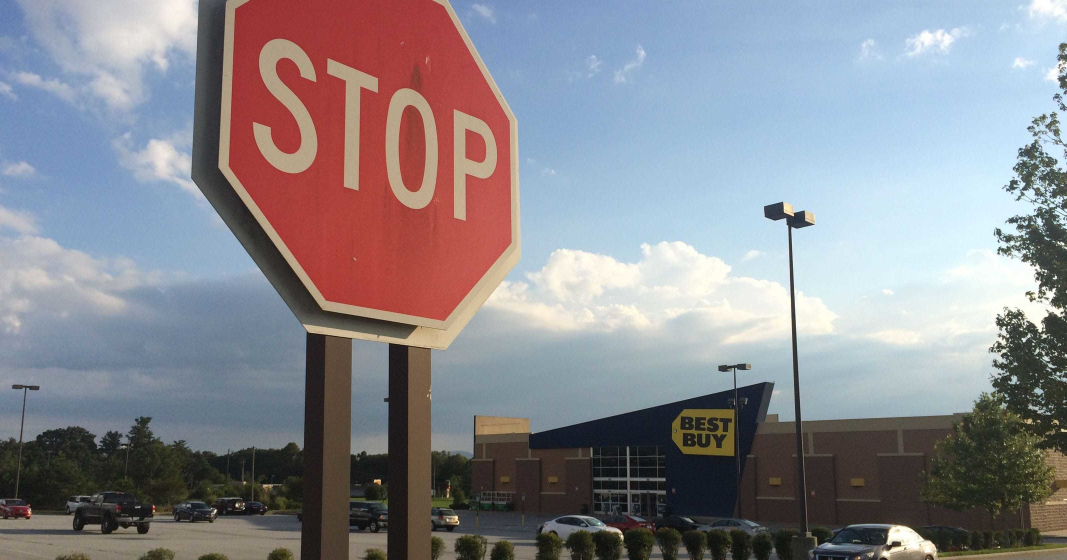
#> input picture test_images/stop_sign.png, 3200 x 1680 px (shown at 1/3 size)
$ jupyter execute --allow-errors PerspectiveTransform.ipynb   (shell and % lines are left out)
#> lines starting #> are read from the running program, lines starting #| are printed output that depends on the picture
[cell 1]
import cv2
import matplotlib
import matplotlib.figure as figure
import matplotlib.image as mpimg
import matplotlib.pyplot as plt
import numpy as np

## Helper functions

[cell 2]
# From https://www.pyimagesearch.com/2014/08/25/4-point-opencv-getperspective-transform-example/
# def order_points(pts):
#     # initialzie a list of coordinates that will be ordered
#     # such that the first entry in the list is the top-left,
#     # the second entry is the top-right, the third is the
#     # bottom-right, and the fourth is the bottom-left
#     rect = np.zeros((4, 2), dtype = "float32")

#     # the top-left point will have the smallest sum, whereas
#     # the bottom-right point will have the largest sum
#     s = pts.sum(axis = 1)
#     rect[0] = pts[np.argmin(s)]
#     rect[2] = pts[np.argmax(s)]

#     # now, compute the difference between the points, the
#     # top-right point will have the smallest difference,
#     # whereas the bottom-left will have the largest difference
#     diff = np.diff(pts, axis = 1)
#     rect[1] = pts[np.argmin(diff)]
#     rect[3] = pts[np.argmax(diff)]

#     # return the ordered coordinates
#     return rect

[cell 3]
# [44 lines left out: function four_point_transform, not called in this run]

[cell 4]
# [9 lines left out: function warp, not called in this run]

## Road Image

#> (a cell that did not finish here is left out)

## Road Image source points

#> (a cell that did not finish here is left out)

[cell 7]
# dest_pts = np.array(
#     [[0, 0],
#     [1276, 0],
#     [1276, 720],
#     [0, 720]],
#     dtype = "float32"
# )

dest_pts = np.array(
    [[0, 0],
    [1280, 0],
    [1250, 720],
    [40, 720]],
    dtype = "float32"
)
#> dest_pts = [[0, 0], [1280, 0], [1250, 720], [40, 720]]

#> (the rest of this cell did not finish here and is left out)

#> (a cell that did not finish here is left out)

#> (a cell that did not finish here is left out)

#> (a cell that did not finish here is left out)

## Stop Sign

[cell 11]
img = mpimg.imread("test_images/stop_sign.png")
#> img is the input picture: shape (1680, 3200, 3) float32; mean R, G, B 0.544, 0.536, 0.561

[cell 12]
plt.imshow(img)
plt.plot(1537, 364, ".") # top right
plt.plot(1548, 730, ".") # bottom right
plt.plot(671, 493, ".") # bottom left
plt.plot(690, 23, ".")  # top left
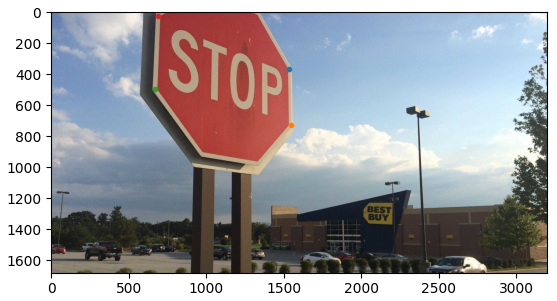
#> figure drawn by matplotlib, 1 panel

[cell 13]
def warp(img):

    img_size = (img.shape[1], img.shape[0])
#> img_size = (3200, 1680)

    src = np.float32(
        [
            [1537, 364],
            [1548, 730],
            [671, 493],
            [690, 23],
        ]
    )

#     dst = np.float32(
#        [
#            [1676, 21],
#            [1676, 508],
#            [685, 501],
#            [685, 19],
#        ]
#     )
    dst = np.float32(
        [
            [3080, 184],
            [3080, 1552],
            [232, 1550],
            [232, 180],
        ]
    )

    M = cv2.getPerspectiveTransform(src, dst)

    warped = cv2.warpPerspective(img, M, img_size, flags=cv2.INTER_LINEAR)
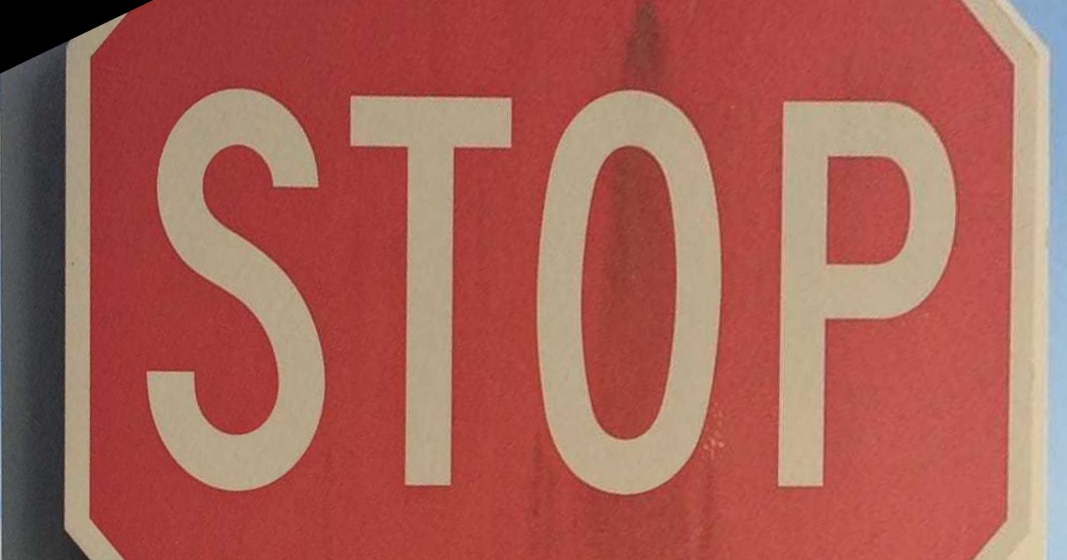
#> warped: shape (1680, 3200, 3) float32 (shown at 1/3 size); mean R, G, B 0.672, 0.382, 0.344

    return warped

$ run again, with test_images/test7.jpg saved as test_images/stop_sign.png
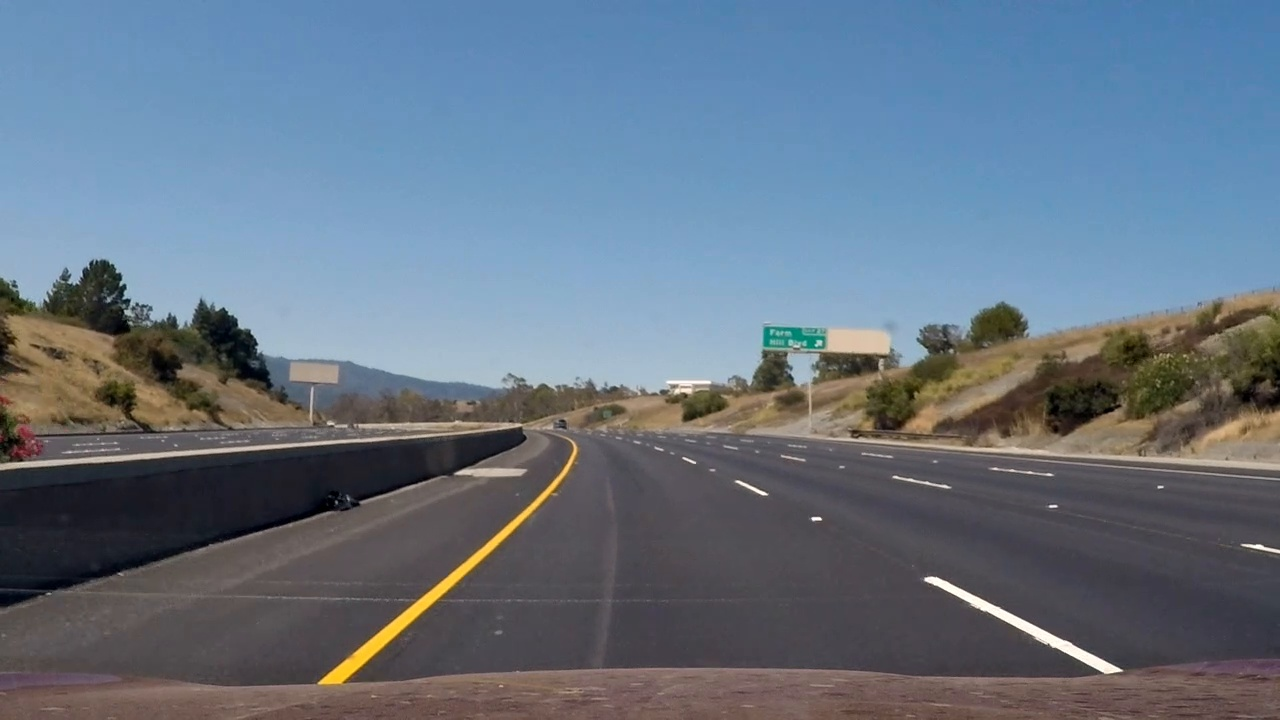
#> input picture test_images/test7.jpg, 1280 x 720 px
#> dest_pts = [[0, 0], [1280, 0], [1250, 720], [40, 720]]
#> img is the input picture: shape (720, 1280, 3) float32; mean R, G, B 0.399, 0.455, 0.515
#> `[cell 12] plt.imshow(img) plt.plot(1537, 364, ".") # top right plt.plo..`:
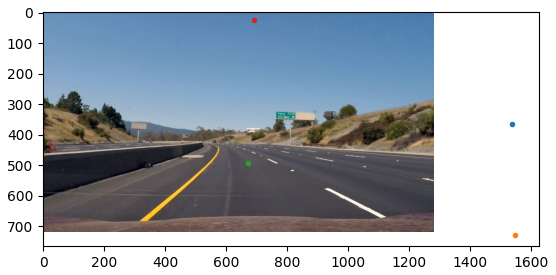
#> figure drawn by matplotlib, 1 panel
#> in warp, `warped = cv2.warpPerspective(img, M, img_size, flags=cv2.INTER_LINEAR)`:
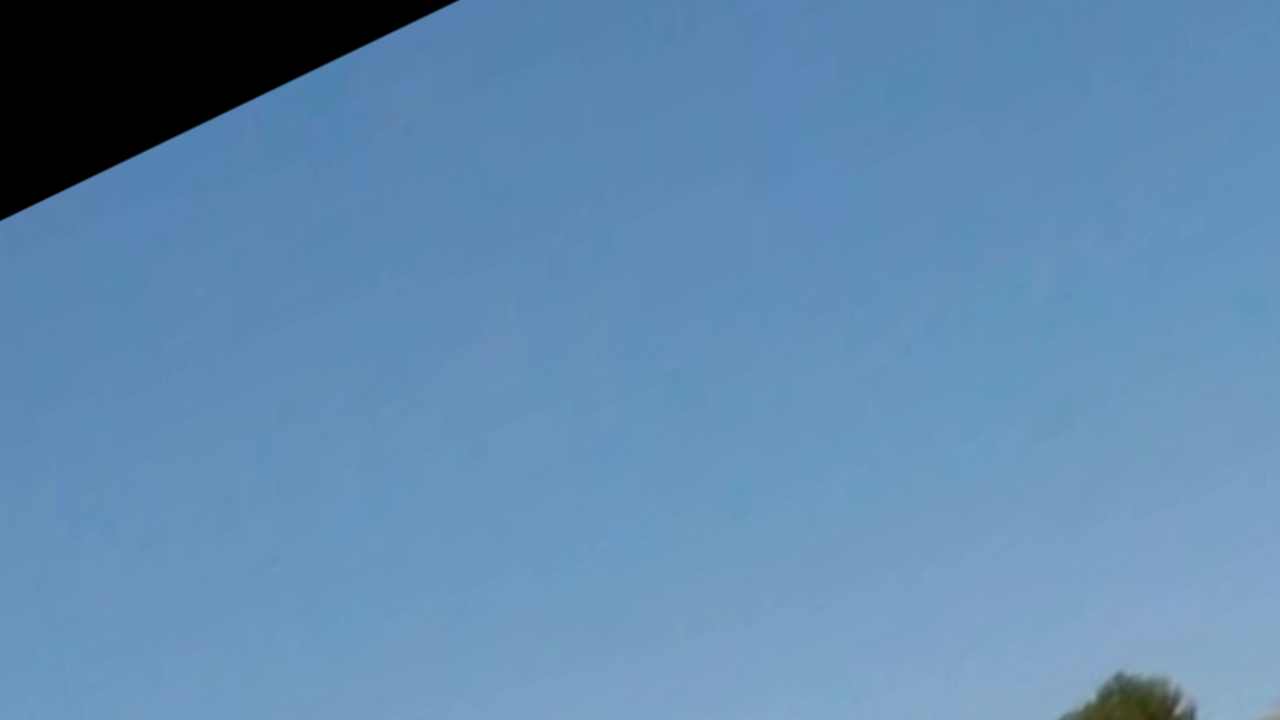
#> warped: shape (720, 1280, 3) float32; mean R, G, B 0.385, 0.543, 0.691

$ run again, with test_images/test8.jpg saved as test_images/stop_sign.png
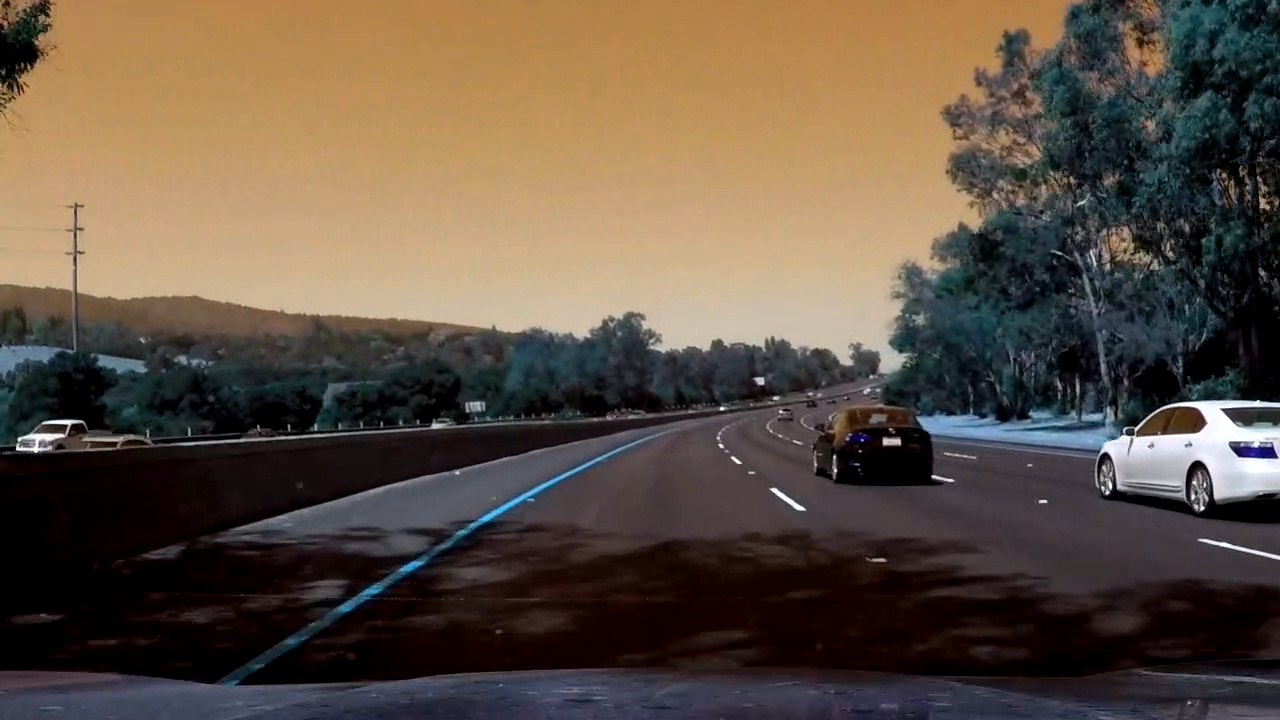
#> input picture test_images/test8.jpg, 1280 x 720 px
#> dest_pts = [[0, 0], [1280, 0], [1250, 720], [40, 720]]
#> img is the input picture: shape (720, 1280, 3) float32; mean R, G, B 0.374, 0.318, 0.265
#> `[cell 12] plt.imshow(img) plt.plot(1537, 364, ".") # top right plt.plo..`:
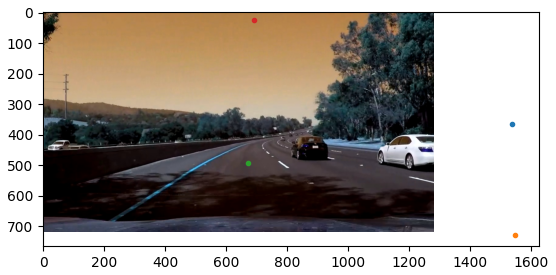
#> figure drawn by matplotlib, 1 panel
#> in warp, `warped = cv2.warpPerspective(img, M, img_size, flags=cv2.INTER_LINEAR)`:
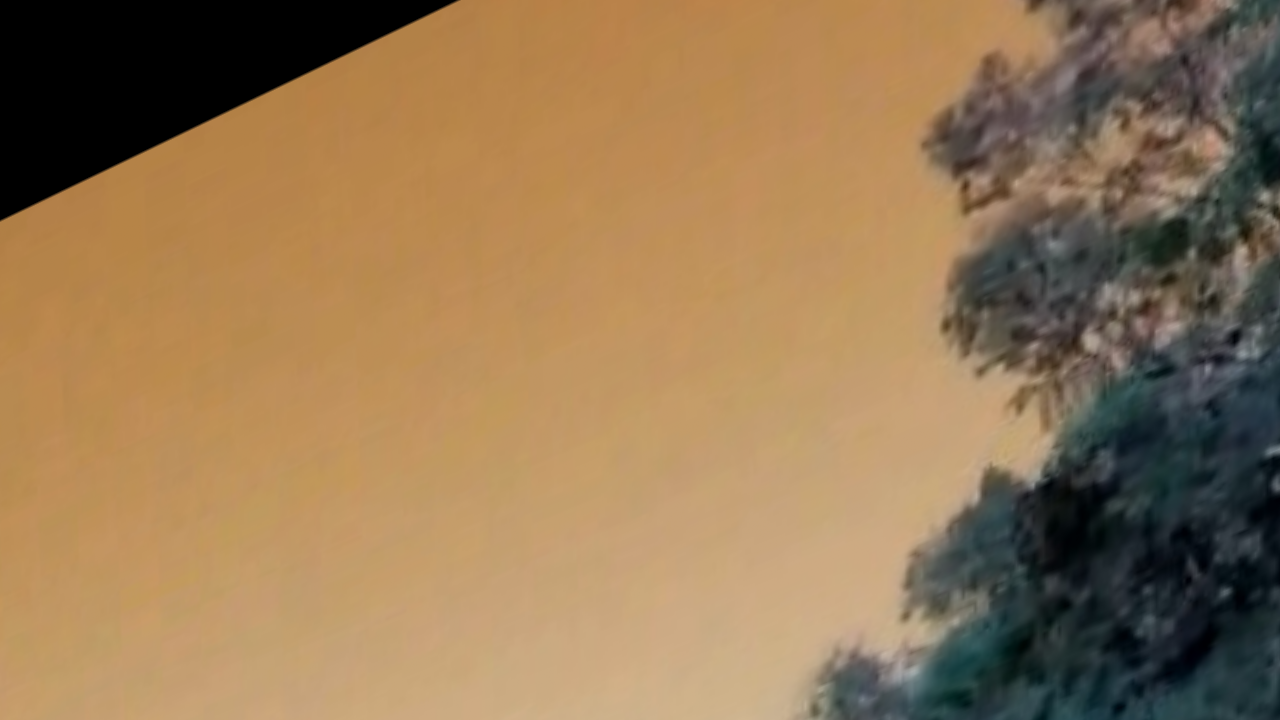
#> warped: shape (720, 1280, 3) float32; mean R, G, B 0.587, 0.473, 0.332
